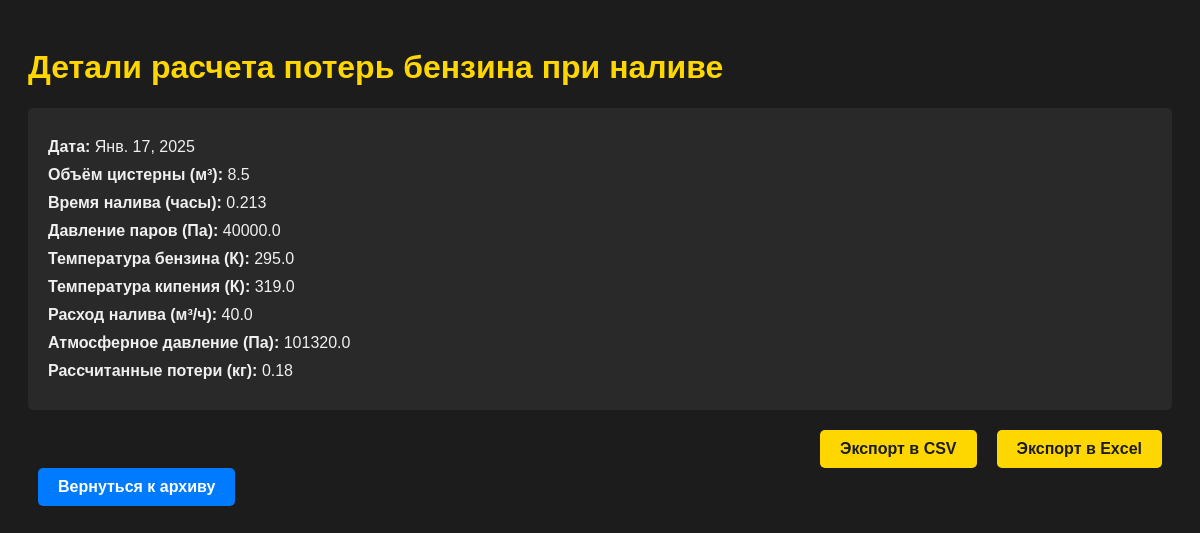
Page /fuel_loss_detail/1/ on the committed database.
### oil_losses/models.py (models this page shows, shortened)
class FuelLossCalculation(models.Model):
    date = models.DateField(verbose_name="Дата расчета", auto_now_add=True)
    volume = models.FloatField(verbose_name="Объём цистерны (м³)")
    fill_time = models.FloatField(verbose_name="Время налива цистерны (часы)")
    vapor_pressure = models.FloatField(verbose_name="Давление насыщенных паров бензина (Па)")
    vapor_temp = models.FloatField(verbose_name="Температура бензина при наливе (К)")
    initial_boiling_temp = models.FloatField(verbose_name="Температура начала кипения (К)")
    flow_rate = models.FloatField(verbose_name="Расход налива (м³/ч)")
    pressure = models.FloatField(verbose_name="Атмосферное давление (Па)")
    calculated_loss = models.FloatField(verbose_name="Рассчитанные потери (кг)", blank=True, null=True)
    class Meta:
        verbose_name = "Расчет потерь бензина при наливе"
        verbose_name_plural = "Расчеты потерь бензина при наливе"

### oil_losses/views.py (the view)
# urls.py: path('fuel_loss_detail/<int:id>/', views.fuel_loss_detail, name='fuel_loss_detail'),
def fuel_loss_detail(request, id):
    record = FuelLossCalculation.objects.get(id=id)
    return render(request, 'fuel_loss_detail.html', {'record': record})

### oil_losses/templates/fuel_loss_detail.html (shortened to what this page needs)
<!DOCTYPE html>
<html lang="en">
<head>
</head>
<body>
    <h1>Детали расчета потерь бензина при наливе</h1>
    <div class="detail">
        <p><strong>Дата:</strong> {{ record.date }}</p>
        <p><strong>Объём цистерны (м³):</strong> {{ record.volume }}</p>
        <p><strong>Время налива (часы):</strong> {{ record.fill_time }}</p>
        <p><strong>Давление паров (Па):</strong> {{ record.vapor_pressure }}</p>
        <p><strong>Температура бензина (К):</strong> {{ record.vapor_temp }}</p>
        <p><strong>Температура кипения (К):</strong> {{ record.initial_boiling_temp }}</p>
        <p><strong>Расход налива (м³/ч):</strong> {{ record.flow_rate }}</p>
        <p><strong>Атмосферное давление (Па):</strong> {{ record.pressure }}</p>
        <p><strong>Рассчитанные потери (кг):</strong> {{ record.calculated_loss }}</p>
    </div>
    <div class="export-buttons">
        <a href="{% url 'export_csv' %}?calculation_type=fuel_loss&record_id={{ record.id }}" class="export-button">Экспорт в CSV</a>
        <a href="{% url 'export_excel' %}?calculation_type=fuel_loss&record_id={{ record.id }}" class="export-button">Экспорт в Excel</a>
    </div>
    <a href="/archive/" class="back-button">Вернуться к архиву</a>
</body>
</html>

### oil_losses/templates/fuel_loss_detail.html (style rules this page uses)
body { font-family: Arial, sans-serif; background-color: #1c1c1c; color: #f0f0f0; padding: 20px; }
h1 { color: #ffd700; }
.detail { background-color: #292929; padding: 20px; border-radius: 5px; margin-bottom: 20px; }
.detail p { margin: 10px 0; }
.export-buttons { display: flex; justify-content: flex-end; margin-top: 20px; }
.export-button { display: inline-block; padding: 10px 20px; margin: 0 10px; background-color: #ffd700; color: #1c1c1c; text-decoration: none; border-radius: 5px; font-weight: bold; transition: background-color 0.3s ease; }
.back-button { display: inline-block; padding: 10px 20px; margin: 0 10px; background-color: #007bff; color: #ffffff; text-decoration: none; border-radius: 5px; font-weight: bold; transition: background-color 0.3s ease; }

### rows in the picture
FuelLossCalculation: date "Янв. 17, 2025", volume "8.5", fill_time "0.213", vapor_pressure "40000.0", vapor_temp "295.0", initial_boiling_temp "319.0", flow_rate "40.0", pressure "101320.0", calculated_loss "0.18"
